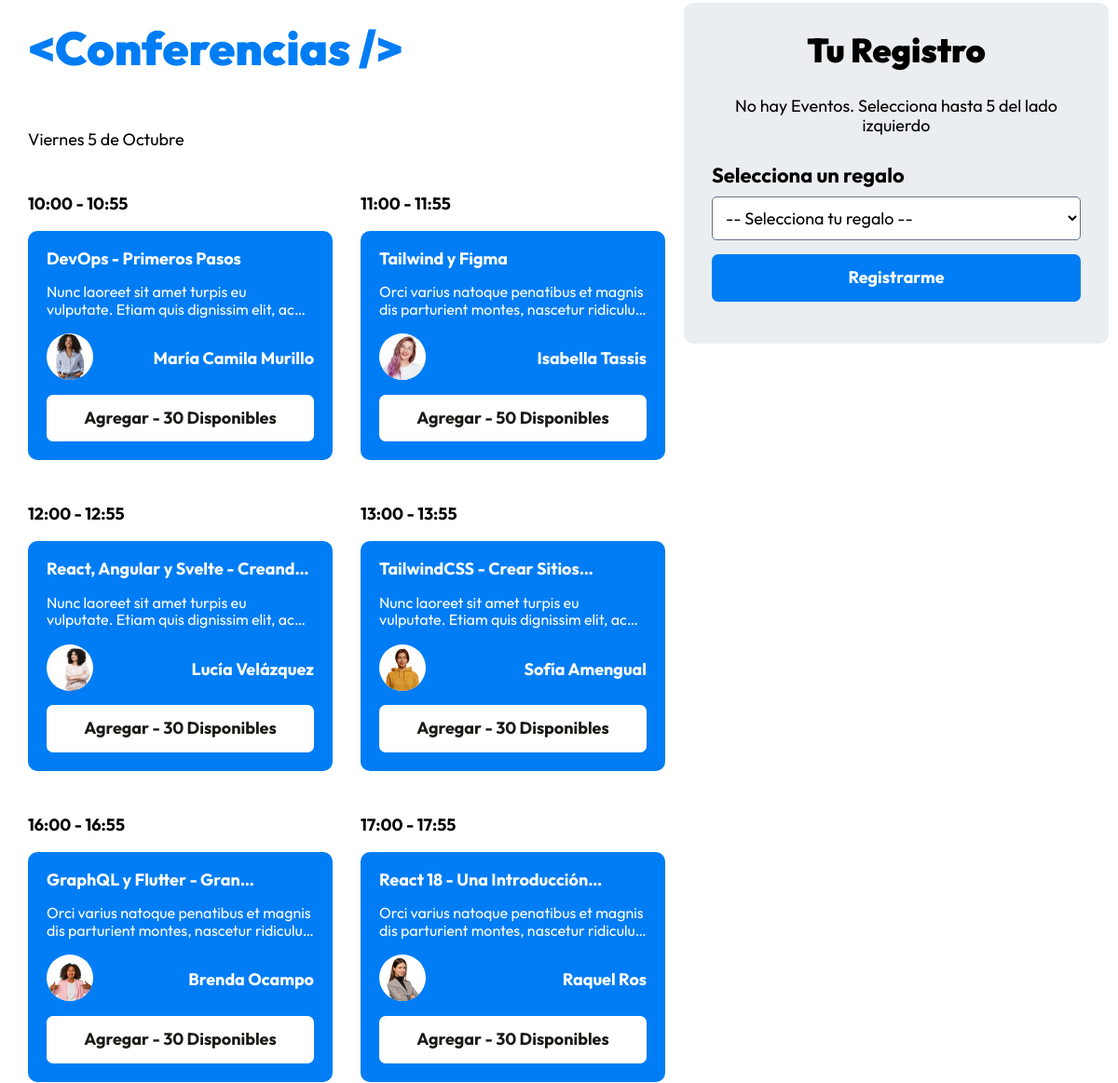
The app's page /finalizar-registro/conferencias (signed in, middle part), older data.
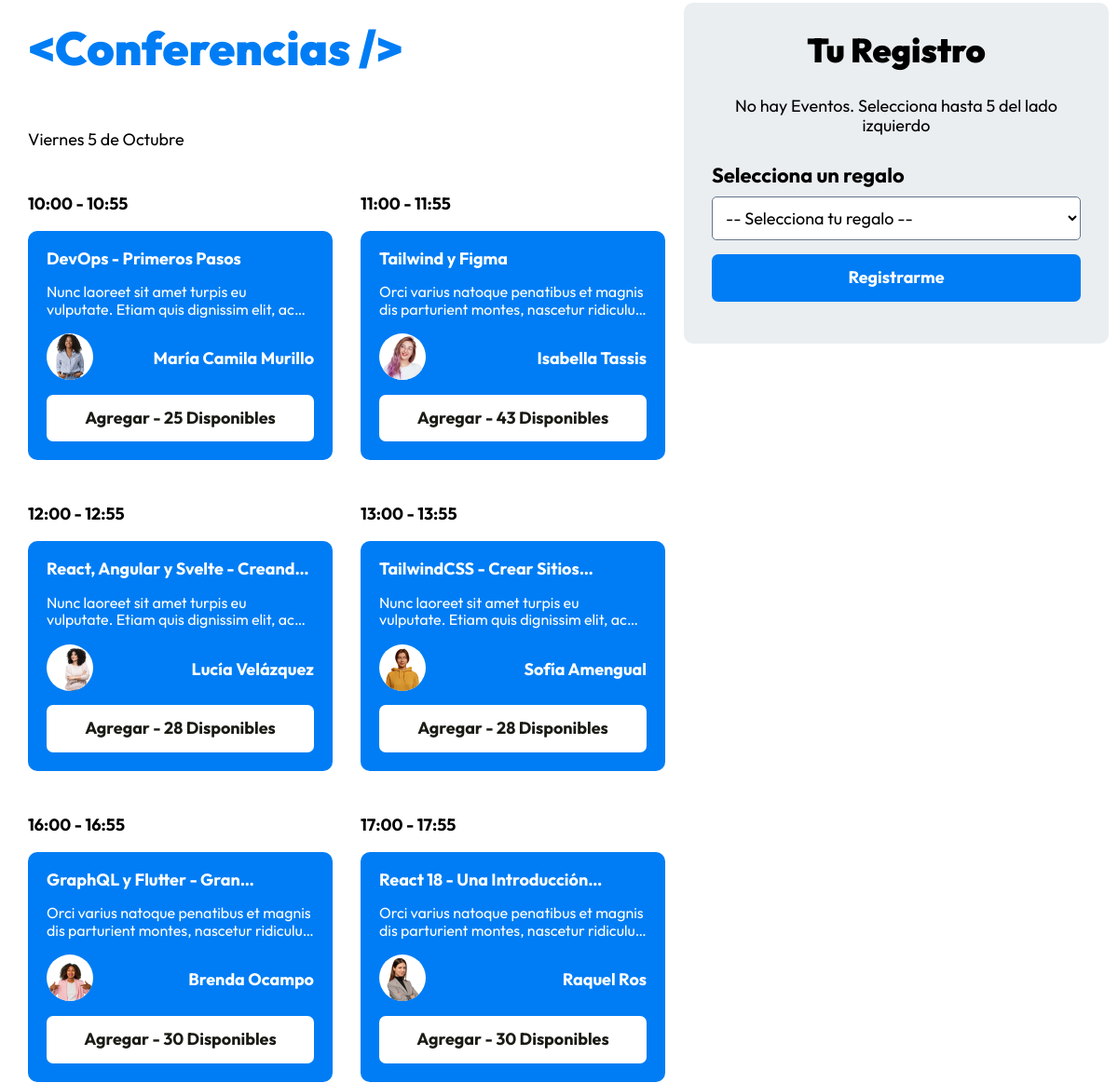
The same page, newer data.
### tables this page shows
CREATE TABLE IF NOT EXISTS `eventos` (
  `id` int NOT NULL AUTO_INCREMENT,
  `nombre` varchar(120) DEFAULT NULL,
  `descripcion` text,
  `disponibles` int DEFAULT NULL,
  `categoria_id` int NOT NULL,
  `dia_id` int NOT NULL,
  `hora_id` int NOT NULL,
  `ponente_id` int NOT NULL,
  PRIMARY KEY (`id`),
  KEY `fk_eventos_categorias_idx` (`categoria_id`),
  KEY `fk_eventos_dias1_idx` (`dia_id`),
  KEY `fk_eventos_horas1_idx` (`hora_id`),
  KEY `fk_eventos_ponentes1_idx` (`ponente_id`),
  CONSTRAINT `categoria_id` FOREIGN KEY (`categoria_id`) REFERENCES `categorias` (`id`),
  CONSTRAINT `dia_id` FOREIGN KEY (`dia_id`) REFERENCES `dias` (`id`),
  CONSTRAINT `hora_id` FOREIGN KEY (`hora_id`) REFERENCES `horas` (`id`),
  CONSTRAINT `ponente_id` FOREIGN KEY (`ponente_id`) REFERENCES `ponentes` (`id`)
);

CREATE TABLE IF NOT EXISTS `horas` (
  `id` int NOT NULL AUTO_INCREMENT,
  `hora` varchar(13) DEFAULT NULL,
  PRIMARY KEY (`id`)
);

CREATE TABLE IF NOT EXISTS `ponentes` (
  `id` int NOT NULL AUTO_INCREMENT,
  `nombre` varchar(40) DEFAULT NULL,
  `apellido` varchar(40) DEFAULT NULL,
  `ciudad` varchar(20) DEFAULT NULL,
  `pais` varchar(20) DEFAULT NULL,
  `imagen` varchar(32) DEFAULT NULL,
  `tags` varchar(120) DEFAULT NULL,
  `redes` mediumtext,
  PRIMARY KEY (`id`)
);

### controllers/RegistroController.php (called while the page is built, shortened)
<?php
class RegistroController {
  public static function conferencias(Router $router) {
    $eventos = Evento::ordenar('hora_id', 'ASC');
    $eventos_formateados = [];
    foreach($eventos as $evento) {
      $evento->categoria = Categoria::find($evento->categoria_id);
      $evento->dia = Dia::find($evento->dia_id);
      $evento->hora = Hora::find($evento->hora_id);
      $evento->ponente = Ponente::find($evento->ponente_id);
      if($evento->dia_id === "1" && $evento->categoria_id === "1") {
          $eventos_formateados['conferencias_v'][] = $evento;
      }
      if($evento->dia_id === "2" && $evento->categoria_id === "1") {
          $eventos_formateados['conferencias_s'][] = $evento;
      }
      if($evento->dia_id === "1" && $evento->categoria_id === "2") {
          $eventos_formateados['workshops_v'][] = $evento;
      }
      if($evento->dia_id === "2" && $evento->categoria_id === "2") {
          $eventos_formateados['workshops_s'][] = $evento;
      }
    }
    $regalos = Regalo::all('ASC');
    $router->render('registro/conferencias', [
      'titulo' => 'Elige Workshops y Conferencias',
      'eventos' => $eventos_formateados,
      'regalos' => $regalos
    ]);
  }
}

### public/index.php (called while the page is built, shortened)
<?php
$router = new Router();
$router->get('/login', [AuthController::class, 'login']);
$router->post('/login', [AuthController::class, 'login']);
$router->post('/logout', [AuthController::class, 'logout']);
$router->get('/registro', [AuthController::class, 'registro']);
$router->post('/registro', [AuthController::class, 'registro']);
$router->get('/olvide', [AuthController::class, 'olvide']);
$router->post('/olvide', [AuthController::class, 'olvide']);
$router->get('/reestablecer', [AuthController::class, 'reestablecer']);
$router->post('/reestablecer', [AuthController::class, 'reestablecer']);
$router->get('/mensaje', [AuthController::class, 'mensaje']);
$router->get('/confirmar-cuenta', [AuthController::class, 'confirmar']);
$router->get('/admin/dashboard', [DashboardController::class, 'index']);
$router->get('/admin/ponentes', [PonentesController::class, 'index']);
$router->get('/admin/ponentes/crear', [PonentesController::class, 'crear']);
$router->post('/admin/ponentes/crear', [PonentesController::class, 'crear']);
$router->get('/admin/ponentes/editar', [PonentesController::class, 'editar']);
$router->post('/admin/ponentes/editar', [PonentesController::class, 'editar']);
$router->post('/admin/ponentes/eliminar', [PonentesController::class, 'eliminar']);
$router->get('/admin/eventos', [EventosController::class, 'index']);
$router->get('/admin/eventos/crear', [EventosController::class, 'crear']);
$router->post('/admin/eventos/crear', [EventosController::class, 'crear']);
$router->get('/admin/eventos/editar', [EventosController::class, 'editar']);
$router->post('/admin/eventos/editar', [EventosController::class, 'editar']);
$router->post('/admin/eventos/eliminar', [EventosController::class, 'eliminar']);
$router->get('/api/eventos-horario', [APIEventos::class, 'index']);
$router->get('/api/ponentes', [APIPonentes::class, 'index']);
$router->get('/api/ponente', [APIPonentes::class, 'ponente']);
$router->get('/admin/registrados', [RegistradosController::class, 'index']);
$router->get('/admin/regalos', [RegalosController::class, 'index']);
$router->get('/finalizar-registro', [RegistroController::class, 'crear']);
$router->post('/finalizar-registro/gratis', [RegistroController::class, 'gratis']);
$router->post('/finalizar-registro/pagar', [RegistroController::class, 'pagar']);
$router->get('/finalizar-registro/conferencias', [RegistroController::class, 'conferencias']);
$router->post('/finalizar-registro/conferencias', [RegistroController::class, 'conferencias']);
$router->get('/boleto', [RegistroController::class, 'boleto']);
$router->get('/', [PaginasController::class, 'index']);
$router->get('/devwebcamp', [PaginasController::class, 'evento']);
$router->get('/paquetes', [PaginasController::class, 'paquetes']);
$router->get('/workshops-conferencias', [PaginasController::class, 'conferencias']);
$router->get('/404', [PaginasController::class, 'error']);
$router->comprobarRutas();

### models/ActiveRecord.php (called while the page is built, shortened)
<?php
class ActiveRecord {
    protected static $db;
    protected static $tabla = '';
    public static function setDB($database) {
        self::$db = $database;
    }
    public static function consultarSQL($query) {
        $resultado = self::$db->query($query);
        $array = [];
        while($registro = $resultado->fetch_assoc()) {
            $array[] = static::crearObjeto($registro);
        }
        return $array;
    }
    protected static function crearObjeto($registro) {
        $objeto = new static;
        foreach($registro as $key => $value ) {
            if(property_exists( $objeto, $key  )) {
                $objeto->$key = $value;
            }
        }
        return $objeto;
    }
    public static function find($id) {
        $query = "SELECT * FROM " . static::$tabla  . " WHERE id = $id";
        $resultado = self::consultarSQL($query);
        return array_shift( $resultado ) ;
    }
    public static function ordenar($columna, $orden) {
        $query = "SELECT * FROM " . static::$tabla . " ORDER BY $columna $orden";
        $resultado = self::consultarSQL($query);
        return $resultado;
    }
}

### views/registro/evento.php (the view)
<div class="evento">
  <p class="evento__hora"><?php echo $evento->hora->hora; ?></p>
  <div class="evento__informacion">
    <h4 class="evento__nombre"><?php echo $evento->nombre; ?></h4>
    <p class="evento__introduccion"><?php echo $evento->descripcion; ?></p>
    <div class="evento__autor-info">
      <picture>
        <source srcset="<?php echo $_ENV['HOST']; ?>/img/speakers/<?php echo $evento->ponente->imagen; ?>.webp" type="image/webp">
        <source srcset="<?php echo $_ENV['HOST']; ?>/img/speakers/<?php echo $evento->ponente->imagen; ?>.png" type="image/png">
        <img class="evento__imagen-autor" loading="lazy" width="200" height="300" src="<?php echo $_ENV['HOST']; ?>/img/speakers/<?php echo $evento->ponente->imagen; ?>.png" alt="Imagen Ponente">
      </picture>
      <p class="evento__autor-nombre">
        <?php echo $evento->ponente->nombre . " " . $evento->ponente->apellido; ?>
      </p>
    </div>
    <button
      type="button"
      data-id="<?php echo $evento->id; ?>"
      class="evento__agregar"
      <?php echo ($evento->disponibles === "0") ? 'disabled' : ''; ?>
    >
      <?php echo ($evento->disponibles === "0") ? 'Agotado' : 'Agregar - ' . $evento->disponibles . ' Disponibles'; ?>
    </button>
  </div>
</div>

### views/registro/conferencias.php (shortened to what the changed rows need)
<div class="eventos-registro">
    <main class="eventos-registro__listado">
        <div class="eventos-registro__grid">
            <?php foreach($eventos['conferencias_v'] as $evento ) { ?>
                <?php include __DIR__ . '/evento.php'; ?>
            <?php } ?>
        </div>
            <?php foreach($eventos['conferencias_s'] as $evento ) { ?>
                <?php include __DIR__ . '/evento.php'; ?>
            <?php } ?>
            <?php foreach($eventos['workshops_v'] as $evento ) { ?>
                <?php include __DIR__ . '/evento.php'; ?>
            <?php } ?>
            <?php foreach($eventos['workshops_s'] as $evento ) { ?>
                <?php include __DIR__ . '/evento.php'; ?>
            <?php } ?>
    </main>
    <aside class="registro">
        <h2 class="registro__heading">Tu Registro</h2>
    </aside>
</div>

Row changes from the older to the newer data that the page shows:
changed eventos "DevOps - Primeros Pasos": disponibles "30" → "25"
changed eventos "Tailwind y Figma": disponibles "50" → "43"
changed eventos "React, Angular y Svelte -…": disponibles "30" → "28"
changed eventos "TailwindCSS - Crear…": disponibles "30" → "28"
